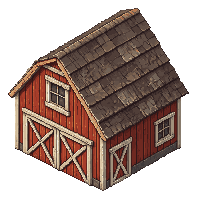
#> input picture art/pixellab/raw/restyle/barn.png, 200 x 200 px
$ python build_world_sprites.py
#> lines starting #> are read from the running program, lines starting #| are printed output that depends on the picture
"""Monta os sprites do mundo a partir das imagens geradas na PixelLab (art/pixellab/raw).

Para cada sprite: tira pedacinhos soltos que a geração deixa nas bordas, recorta o espaço vazio e acha o
ponto de apoio (onde o objeto toca o chão: o meio do losango da base, ou o pé). Grava
public/assets/world/<nome>.png e src/features/farm/render/worldAtlas.json com o tamanho e o apoio de cada um.

Os tiles de chão (grama e terra) vão inteiros, 64x64 com o losango 64x32 no meio. Os ícones da interface
(32x32) vão para public/assets/icons/<id>.png.

    python3 scripts/build_world_sprites.py
"""
import colorsys
import json
import math
import random
from collections import Counter
from pathlib import Path
from PIL import Image

ROOT = Path(__file__).resolve().parent.parent
RAW = ROOT / 'art/pixellab/raw'
OUT = ROOT / 'public/assets/world'
ATLAS = ROOT / 'src/features/farm/render/worldAtlas.json'
ICONS_OUT = ROOT / 'public/assets/icons'

# Ícones: nome -> índice em raw/icons (ids dos itens do armazém e alguns da interface)
ICONS = [
    'corn_harvest', 'tomato_harvest', 'pumpkin_harvest', 'carrot_harvest', 'potato_harvest', 'strawberry_harvest',
    'watermelon_harvest', 'apple', 'orange', 'lemon', 'egg', 'milk', 'wool', 'feed', 'fertilizer', 'apple_juice',
    'orange_juice', 'lemonade', 'cornmeal', 'tomato_sauce', 'pickled_carrot', 'potato_chips', 'butter', 'cheese',
    'strawberry_jam', 'pumpkin_sweet', 'yarn', 'corn_cake', 'apple_pie', 'strawberry_ice_cream', 'watermelon_sorbet',
    'polenta', 'can', 'coin', 'sun', 'moon', 'sunrise', 'sunset', 'late_night', 'shop', 'bulb', 'plot', 'farmer',
]

# base: 'iso' = objeto em cima de um losango (apoio no meio do losango da base);
#       'foot' = objeto solto (apoio no pé, um pouco acima da última linha)
# Os prédios estão em restyle/: redesenhados no estilo do moinho (edit_image_pro_flash com ele de referência)
SPRITES = {
    'barn': ('restyle/barn.png', 'iso'),
    'well': ('restyle/well.png', 'iso'),
    'juicer': ('restyle/juicer.png', 'iso'),
    'feed_mill': ('restyle/feed_mill.png', 'iso'),
    'mill': ('mill.png', 'iso'),
    'cannery': ('restyle/cannery.png', 'iso'),
    'fryer': ('restyle/fryer.png', 'iso'),
    'composter': ('restyle/composter.png', 'iso'),
    'dairy': ('restyle/dairy.png', 'iso'),
    'candy': ('restyle/candy.png', 'iso'),
    'loom': ('restyle/loom.png', 'iso'),
    'oven': ('restyle/oven.png', 'iso'),
    'ice_cream': ('restyle/ice_cream.png', 'iso'),
    'kitchen': ('restyle/kitchen.png', 'iso'),
    'hay': ('hay.png', 'iso'),
    'hayStack': ('hayStack.png', 'iso'),
    'platform': ('platform.png', 'iso'),
    'tree': ('tree.png', 'foot'),  # o losango de grama da base é apagado (strip_ground)
    'bush': ('bush.png', 'foot'),
    'sack': ('sack.png', 'foot'),
    'rock': ('rock2.png', 'foot'),
    'chicken': ('chicken.png', 'foot'),
    'cow': ('cow.png', 'foot'),
    'sheep': ('sheep.png', 'foot'),
}

# Animações geradas: sprite -> (quadros em ordem, quadros por segundo). Cada quadro tem o mesmo canvas do
# sprite parado; o loop fecha sozinho (o último quadro gerado, igual ao primeiro, fica de fora).
ANIMS = {
    'fryer': ([f'anim/fryer/{i}.png' for i in range(8)], 8),
    'chicken': ([f'anim/chicken/{i}.png' for i in range(8)], 5),
    'cow': ([f'anim/cow/{i}.png' for i in range(8)], 4),
    'sheep': ([f'anim/sheep/{i}.png' for i in range(8)], 4),
}

# Animações montadas aqui (o modelo não acertou): coordenadas em pixels do PNG parado
# Moinho: as pás giram 360 graus. anim/mill tem as pás girando 45 graus; a torre é separada das pás e, para os
# 45 seguintes, as pás são espelhadas em torno do eixo (HUB) e tocadas de trás para frente: o giro continua no
# mesmo sentido e, com 4 pás, 90 graus já é uma volta inteira.
MILL_HUB = (64, 75)
# Cozinha: fumaça saindo da boca da chaminé (a gerada saía do telhado, ao lado dela)
CHIMNEY = (66, 23)
# Forno: chamas desenhadas dentro da boca (a gerada só mudava o brilho): caixa da boca e linha do chão dela
OVEN_MOUTH = (17, 34, 29, 46)
OVEN_FLOOR = 43

# Plantas: (pasta dos candidatos, índice) para cada estágio (0 broto, 1 crescendo, 2 madura)
CROPS = {
    'corn': [('crops_b', 5), ('crops_a', 1), ('crops_a', 2)],
    'tomato': [('crops_a', 3), ('crops_a', 4), ('crops_a', 5)],
    'pumpkin': [('crops_a', 6), ('crops_a', 7), ('crops_a', 8)],
    'carrot': [('crops_a', 9), ('crops_a', 10), ('crops_a', 11)],
    'potato': [('crops_b', 9), ('crops_a', 13), ('crops_a', 14)],
    'strawberry': [('crops_b', 10), ('crops_b', 0), ('crops_b', 1)],
    'watermelon': [('crops_b', 2), ('crops_b', 3), ('crops_b', 4)],
}

# Tiles de chão: índice em raw/ground
GROUND = {
    'grass': [0, 1, 2, 3],
    'grass_flowers': [4, 5, 6, 7],
    'soil': [12, 13],
    'soil_wet': [14, 15],
}

# Frutas pintadas na copa da árvore: [cor, sombra, brilho]
FRUITS = {
    'apple': [(0xE5, 0x48, 0x3B), (0x9C, 0x22, 0x22), (0xFF, 0xB0, 0xA0)],
    'orange': [(0xF5, 0x9A, 0x23), (0xB0, 0x5A, 0x12), (0xFF, 0xD8, 0x90)],
    'lemon': [(0xF2, 0xDC, 0x3A), (0xA8, 0x92, 0x1A), (0xFF, 0xF8, 0xC0)],
}
FRUIT_OUTLINE = (0x3B, 0x24, 0x12)


def components(img):
    """Partes ligadas (pixels opacos vizinhos) da imagem, cada uma como lista de (x, y)."""
    a = img.getchannel('A').load()
    w, h = img.size
    seen = set()
    parts = []
    for y in range(h):
        for x in range(w):
            if a[x, y] < 16 or (x, y) in seen:
                continue
            stack, part = [(x, y)], []
            seen.add((x, y))
            while stack:
                p = stack.pop()
                part.append(p)
                px, py = p
                for q in ((px + 1, py), (px - 1, py), (px, py + 1), (px, py - 1)):
                    if 0 <= q[0] < w and 0 <= q[1] < h and q not in seen and a[q] >= 16:
                        seen.add(q)
                        stack.append(q)
            parts.append(part)
    return parts


def clean(img):
    """Apaga os pedaços soltos que ficam fora da caixa da parte principal (restos de outro desenho)."""
    parts = components(img)
    if len(parts) < 2:
        return img
    main = max(parts, key=len)
    x0 = min(p[0] for p in main) - 2
    x1 = max(p[0] for p in main) + 2
    y0 = min(p[1] for p in main) - 2
    y1 = max(p[1] for p in main) + 2
    px = img.load()
    for part in parts:
        if part is main:
            continue
        inside = sum(1 for x, y in part if x0 <= x <= x1 and y0 <= y <= y1)
        if inside < len(part) * 0.5 or len(part) < 3:
            for p in part:
                px[p] = (0, 0, 0, 0)
    return img


def anchor(img, base):
    """Ponto de apoio no chão, em pixels do sprite já recortado."""
    a = img.getchannel('A').load()
    w, h = img.size
    rows = [[x for x in range(w) if a[x, y] >= 16] for y in range(h)]
    if base == 'foot':
        xs = [x for row in rows[-4:] for x in row]
        return (min(xs) + max(xs)) / 2, h - 2
    # losango da base: a linha mais larga no quarto de baixo do desenho; o meio dele fica 1/4 da largura
    # acima da ponta de baixo
    start = h - max(h // 4, 4)
    y_wide = max(range(start, h), key=lambda y: (max(rows[y]) - min(rows[y])) if rows[y] else -1)
    row = rows[y_wide]
    width = max(row) - min(row) + 1
    return (min(row) + max(row) + 1) / 2, h - width / 4


# [77 lines left out: functions add_fruits, strip_ground, flatten_rim, save_anim, not called in this run]


def fiery(c):
    h, l, sat = colorsys.rgb_to_hls(*(v / 255 for v in c[:3]))
    return c[3] > 200 and (h < 0.17 or h > 0.95) and sat > 0.55 and l > 0.3


def mill_frames():
    """Pás do moinho girando 360 graus (ver MILL_HUB)."""
    frames = [Image.open(RAW / f'anim/mill/{i}.png').convert('RGBA') for i in range(8)]
    w, h = frames[0].size
    data = [f.load() for f in frames]

    # [5 lines left out: function cloth, not called in this run]

    # torre sem as pás: em cada pixel, a cor mais comum entre os quadros (as pás passam e vão embora); onde o
    # pano das pás ganha, fica a outra cor que aparece em mais de um quadro
    tower = Image.new('RGBA', (w, h))
    tp = tower.load()
    for y in range(h):
        for x in range(w):
            counts = Counter(d[x, y] for d in data).most_common()
            c = counts[0][0]
            if cloth(c):
                c = next((k for k, n in counts if not cloth(k) and n >= 2), c)
            tp[x, y] = c
    # pás de cada quadro: o que difere da torre e está ligado ao eixo (o resto é ruído da torre)
    hx, hy = MILL_HUB
    hub = {(x, y) for x in range(hx - 8, hx + 9) for y in range(hy - 8, hy + 9) if (x - hx) ** 2 + (y - hy) ** 2 <= 64}

    # [12 lines left out: function blades, not called in this run]

    masks = [blades(i) for i in range(8)]

    # [8 lines left out: function compose, not called in this run]

    return [compose(i, False) for i in range(8)] + [compose(i, True) for i in range(6, 0, -1)]


# [59 lines left out: functions smoke_frames, flame_frames, not called in this run]


def save(name, img, base, atlas):
    img = img.crop(img.getbbox())
    ax, ay = anchor(img, base)
    img.save(OUT / f'{name}.png')
    atlas[name] = {'w': img.width, 'h': img.height, 'ax': round(ax, 1), 'ay': round(ay, 1)}


def main():
    OUT.mkdir(parents=True, exist_ok=True)
    atlas = {}
    for name, (file, base) in SPRITES.items():
        img = clean(Image.open(RAW / file).convert('RGBA'))
#> in clean, `parts = components(img)`: parts = 1 item
#> in clean, img is the input picture: PIL image 200x200 RGBA; mean R, G, B, A 61, 42.8, 36.2, 138.4
        if name == 'tree':
            img = clean(strip_ground(img))
        if name in ANIMS and all((RAW / p).exists() for p in ANIMS[name][0]):
            save_anim(name, *ANIMS[name], base, atlas)
            continue
        if name == 'mill':
            save_anim(name, [], 6, base, atlas, mill_frames())
            continue
        if name == 'kitchen':
            frames, pad = smoke_frames(img)
            save_anim(name, [], 6, base, atlas, frames, pad)
            continue
        if name == 'oven':
            save_anim(name, [], 10, base, atlas, flame_frames(img))
            continue
        save(name, img, base, atlas)
#> in save, `img = img.crop(img.getbbox())`:
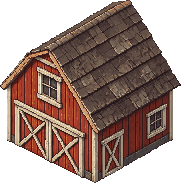
#> img: PIL image 181x183 RGBA; mean R, G, B, A 73.6, 51.7, 43.7, 167.2; transparent parts drawn white
#> in anchor, `rows = [[x for x in range(w) if a[x, y] >= 16] for y in range(h)]`: rows = 183 items
#> in anchor, `y_wide = max(range(start, h), key=lambda y: (max(rows[y]) - min(rows[y..`: y_wide = 138
#> in anchor, `row = rows[y_wide]`: row = 166 values from 7 to 172
#> in anchor, `width = max(row) - min(row) + 1`: width = 166
#> in save, `ax, ay = anchor(img, base)`: ax = 90; ay = 141.5
        if name == 'tree':
            for i, (fruit, colors) in enumerate(FRUITS.items()):
                save(f'tree_{fruit}', add_fruits(img, colors, i + 1), base, atlas)
#> pass 2 of the loop in main, `for name, (file, base) in SPRITES.items():`:
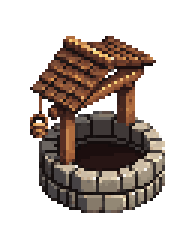
#> input picture art/pixellab/raw/restyle/well.png, 64 x 80 px (shown 3 times larger)
#> in clean, img is the input picture: PIL image 64x80 RGBA; mean R, G, B, A 37.4, 28.2, 23.1, 98
#> in save (call 2), `img = img.crop(img.getbbox())`:
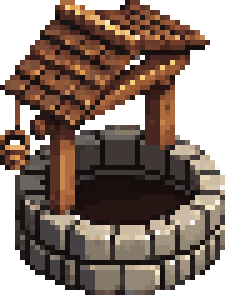
#> img: PIL image 45x59 RGBA (shown 5 times larger); mean R, G, B, A 72.1, 54.4, 44.6, 188.9; transparent parts drawn white
#> ax = 24; ay = 48.5
#> pass 3 of the loop in main, `for name, (file, base) in SPRITES.items():`:
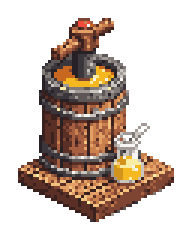
#> input picture art/pixellab/raw/restyle/juicer.png, 64 x 80 px (shown 3 times larger)
#> in clean, img is the input picture: PIL image 64x80 RGBA; mean R, G, B, A 50.1, 36.1, 27.5, 95.6
#> in save (call 3), `img = img.crop(img.getbbox())`:
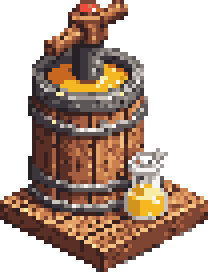
#> img: PIL image 52x68 RGBA (shown 4 times larger); mean R, G, B, A 72.2, 52, 39.6, 138.1; transparent parts drawn white
#> ax = 26; ay = 55
#> the loop made 5 passes; the first 3 are shown
    for crop, stages in CROPS.items():
        for stage, (folder, index) in enumerate(stages):
            path = RAW / folder / f'{index}.png'
            if not path.exists():
                print(f'falta {path.relative_to(ROOT)} ({crop}_{stage})')
                continue
            img = clean(Image.open(path).convert('RGBA'))
            save(f'{crop}_{stage}', img, 'foot', atlas)
    # cerca desenhada à mão (scripts/draw_fence.py): o apoio é a ponta de cima da aresta
    fence = Image.open(RAW / 'fence_drawn.png')
    fence.save(OUT / 'fence.png')
    atlas['fence'] = {'w': fence.width, 'h': fence.height, 'ax': 3, 'ay': 15}
    for name, indices in GROUND.items():
        for i, index in enumerate(indices):
            tile = Image.open(RAW / 'ground' / f'tile_{index}.png').convert('RGBA')
            if name.startswith('grass'):
                tile = flatten_rim(tile)
            tile.save(OUT / f'{name}_{i}.png')
            atlas[f'{name}_{i}'] = {'w': 64, 'h': 64, 'ax': 32, 'ay': 32}
    ATLAS.write_text(json.dumps(atlas, indent=1) + '\n')
    ICONS_OUT.mkdir(parents=True, exist_ok=True)
    for index, name in enumerate(ICONS):
        clean(Image.open(RAW / 'icons' / f'{index}.png').convert('RGBA')).save(ICONS_OUT / f'{name}.png')
    print(f'{len(atlas)} sprites em {OUT.relative_to(ROOT)}, {len(ICONS)} ícones em {ICONS_OUT.relative_to(ROOT)}')


if __name__ == '__main__':
#> (the run stopped early here; a loop or call above may not have finished)
